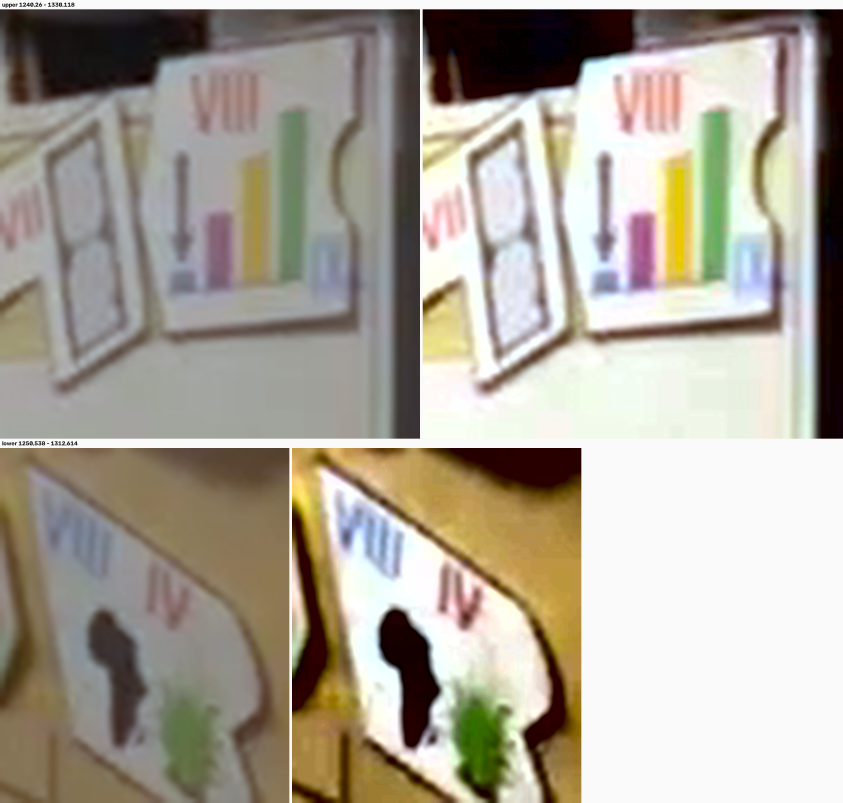
#> input picture tools/pieces/ANGLE2_CARDS.png, 2528 x 2408 px (shown at 1/3 size)
$ python emomatch2.py ANGLE2_CARDS.png 5
#> lines starting #> are read from the running program, lines starting #| are printed output that depends on the picture; after the words box and inside, x2 and y2 are one past the last pixel; in counts of white or black regions, pixels touching at a corner belong together
#!/usr/bin/env python3
"""Rank Noto emoji against a picture crop using colour histogram + shape mask.
usage: emomatch2.py CROP.png [topN]"""
import sys, numpy as np, cv2
from PIL import Image, ImageFont, ImageDraw
FONT='/usr/share/fonts/truetype/noto/NotoColorEmoji.ttf'; SZ=109
font=ImageFont.truetype(FONT,SZ)
CANDS=("😂 🤣 😅 🇴🇲 🇺🇸 🌨️ ☃️ ❄️ 🌧️ ⛅ ☁️ 🎀 🎗️ 🦋 🟥 🟫 🟧 🟦 🪟 🚪 🖼️ 🪞 📊 📈 📉 ⬇️ ⬆️ ➡️ 🗡️ "
       "📅 🗓️ 📆 🛼 ⛸️ 🛹 🧝 🎅 🧙 🧚 🪨 🦅 🦆 🐦 🦉 🌿 🌱 🌳 🌲 ☘️ 🍀 🥔 🥜 🌍 🌎 🌏 🏠 🏚️ ⛪ 🏭 "
       "🧱 🍫 📕 📗 📘 📙 🚩 🏳️ 🎌 🔋 🧴 🧃 🥤 🖊️ ✏️ 🕯️ 🌡️ 🔦 🎁 💼 📦 🪵 🧀 🍞 🥖 🏈 🥚 🦴 🍄").split()
def render(e):
    img=Image.new('RGBA',(SZ+40,SZ+40),(0,0,0,0)); ImageDraw.Draw(img).text((20,20),e,font=font,embedded_color=True)
    a=np.array(img)
    if a[...,3].max()==0: return None
    ys,xs=np.nonzero(a[...,3]>16)
    a=a[ys.min():ys.max()+1, xs.min():xs.max()+1]
    rgb=a[...,:3].astype(np.float32); al=a[...,3:4]/255.0
    comp=(rgb*al+255*(1-al)).astype(np.uint8)
    return cv2.cvtColor(comp,cv2.COLOR_RGB2BGR)
def prep(bgr, N=40):
    h,w=bgr.shape[:2]; s=N/max(h,w)
    r=cv2.resize(bgr,(max(1,int(w*s)),max(1,int(h*s))),interpolation=cv2.INTER_AREA)
    out=np.full((N,N,3),255,np.uint8)
    y0=(N-r.shape[0])//2; x0=(N-r.shape[1])//2
    out[y0:y0+r.shape[0], x0:x0+r.shape[1]]=r
    lab=cv2.cvtColor(out,cv2.COLOR_BGR2LAB).astype(np.float32)
    L,A,B=lab[...,0],lab[...,1]-128,lab[...,2]-128
    # chroma-normalise: print on paper is far less saturated than a font glyph
    C=np.hypot(A,B); c95=np.percentile(C,97)
    if c95>2: A=A*(45.0/c95); B=B*(45.0/c95); C=np.hypot(A,B)
    Lo,Lhi=np.percentile(L,3),np.percentile(L,99)
    L=np.clip((L-Lo)*(100.0/max(Lhi-Lo,1))*2.55,0,255)
    ink=((L<225)&((C>10)|(L<185)))                               # non-paper
    # colour histogram over ink pixels: 8 hue bins x 3 lightness bins
    hue=(np.degrees(np.arctan2(B,A))+360)%360
    hist=np.zeros(8*3+1,np.float32)
    if ink.sum()>0:
        hb=(hue[ink]//45).astype(int).clip(0,7); lb=(L[ink]//86).astype(int).clip(0,2)
        for a_,b_ in zip(hb,lb): hist[a_*3+b_]+=1
        hist/=ink.sum()
    hist[-1]=ink.mean()
    return hist, ink.astype(np.float32)
crop=cv2.imread(sys.argv[1]); topN=int(sys.argv[2]) if len(sys.argv)>2 else 10
#> further down, crop is the input picture: shape (2408, 2528, 3); mean B, G, R 151.1, 163.3, 169.9
f=crop.astype(np.float32).reshape(-1,3)
pap=f[np.argsort(f.sum(1))[-max(20,int(0.12*len(f))):]].mean(0)
#> pap = [249.9, 250.6, 249.6]
crop=np.clip(crop.astype(np.float32)*(np.array([240.,240.,240.])/np.maximum(pap,1)),0,255).astype(np.uint8)
ch,cm=prep(crop)
#> in prep, `C = np.hypot(A, B)`:
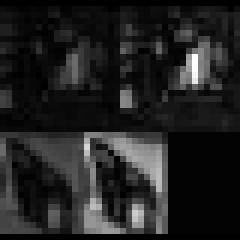
#> C: shape (40, 40) float32 (shown 6 times larger); min 0, max 68.36, mean 9.2; drawn with min black and max white
#> in prep, `c95 = np.percentile(C, 97)`: c95 = 40.2
#> in prep, `Lo,Lhi=np.percentile(L,3),np.percentile(L,99)`: Lo = 13.94; Lhi = 255
#> in prep, `ink=((L<225)&((C>10)|(L<185)))`:
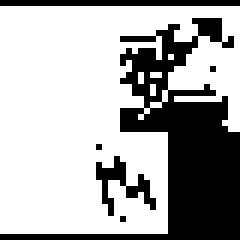
#> ink: shape (40, 40) bool (shown 6 times larger); 68.1% white; 6 black regions (3 under 20 px), largest, box (x1, y1, x2, y2) and area: (0, 3, 40, 40) 432, (0, 0, 40, 1) 40, (16, 26, 26, 36) 35
#> in prep, `hue=(np.degrees(np.arctan2(B,A))+360)%360`:
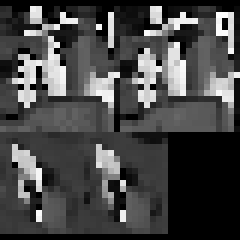
#> hue: shape (40, 40) float32 (shown 6 times larger); min 0, max 353.7, mean 97.8; drawn with min black and max white
#> in prep, `hb = (hue[ink] // 45).astype(int).clip(0, 7)`: hb = 1090 values, max 7 at index 5, min 0 at index 2, mean 2.06
#> in prep, `lb = (L[ink] // 86).astype(int).clip(0, 2)`: lb = 1090 values, max 2 at index 111, min 0 at index 40, mean 0.998
#> the loop in prep, `for a_,b_ in zip(hb,lb): hist[a_*3+b_]+=1` made 1090 passes
#> (a_, b_) on passes 1 to 3: (1, 1), (1, 1), (0, 1)
#> after the loop in prep, `for a_,b_ in zip(hb,lb): hist[a_*3+b_]+=1`: hist = 25 values, max 306 at index 4, min 0 at index 9, mean 43.6
#> in prep, `hist/=ink.sum()`: hist = 25 values, max 0.281 at index 4, min 0 at index 9, mean 0.04
#> ch = 25 values, max 0.681 at index 24, min 0 at index 9, mean 0.0672
rows=[]
for e in CANDS:
    b=render(e)
    if b is None: continue
    eh,em=prep(b)
    hs=float(np.minimum(ch,eh).sum())                        # histogram intersection
    a1=cm-cm.mean(); a2=em-em.mean()
    ss=float((a1*a2).sum()/(np.sqrt((a1*a1).sum()*(a2*a2).sum())+1e-6))
    rows.append((0.55*hs+0.45*max(ss,0), hs, ss, e))
#> this loop made 88 passes
#> (Lo in prep, hs, ss) on passes 1 to 12: (239, 0.412, 0.00183), (233, 0.234, 0.0215), (236, 0.462, -0.00669), (237, 0.33, 0.0432), (237, 0.33, 0.0432), (233, 0.234, 0.0215), (228, 0.355, -0.0168), (232, 0.392, 0.0297), (233, 0.234, 0.0215), (233, 0.234, 0.0215), (238, 0.244, -0.0173), (233, 0.234, 0.0215)
#> pass 1, in render, `a=np.array(img)`:
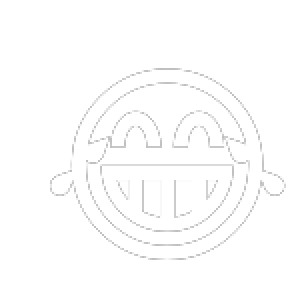
#> a: shape (149, 149, 4) (shown 2 times larger); mean R, G, B, A 49, 49, 49, 49; transparent parts drawn white
#> pass 1, in render, `a=a[ys.min():ys.max()+1, xs.min():xs.max()+1]`:
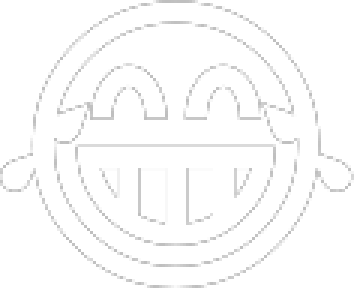
#> a: shape (96, 118, 4) (shown 3 times larger); mean R, G, B, A 96.1, 96.1, 96.1, 96.1; transparent parts drawn white
#> pass 1, in render, `rgb = a[..., :3].astype(np.float32)`:
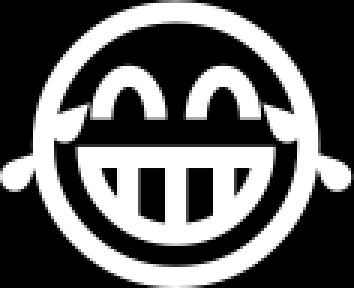
#> rgb: shape (96, 118, 3) float32 (shown 3 times larger); min 0, max 255, mean 96.1
#> after the loop:
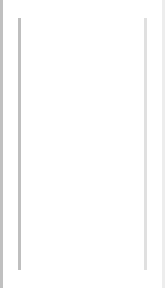
#> b: shape (96, 55, 3) (shown 3 times larger); min 191, max 255, mean 252
#> after the loop, rows = 88 items, first 6: (0.228, 0.412, 0.00183, '😂'), (0.138, 0.234, 0.0215, '🤣'), (0.254, 0.462, -0.00669, '😅'), (0.201, 0.33, 0.0432, '🇴🇲'), (0.201, 0.33, 0.0432, '🇺🇸'), (0.138, 0.234, 0.0215, '🌨️')
rows.sort(reverse=True)
for t,hs,ss,e in rows[:topN]: print(f'  {t:.3f}  (hist {hs:.2f} shape {ss:+.2f})  {e}')
#> this loop made 5 passes
#> (t, hs, ss, e) on passes 1 to 5: (0.254, 0.462, -0.00669, '😅'), (0.229, 0.392, 0.0297, '❄️'), (0.228, 0.412, 0.00183, '😂'), (0.223, 0.354, 0.0634, '✏️'), (0.201, 0.33, 0.0432, '🇺🇸')
#|   0.254  (hist 0.46 shape -0.01)  😅
#|   0.229  (hist 0.39 shape +0.03)  ❄️
#|   0.228  (hist 0.41 shape +0.00)  😂
#|   0.223  (hist 0.35 shape +0.06)  ✏️
#|   0.201  (hist 0.33 shape +0.04)  🇺🇸

$ run again, on tools/pieces/B6.png
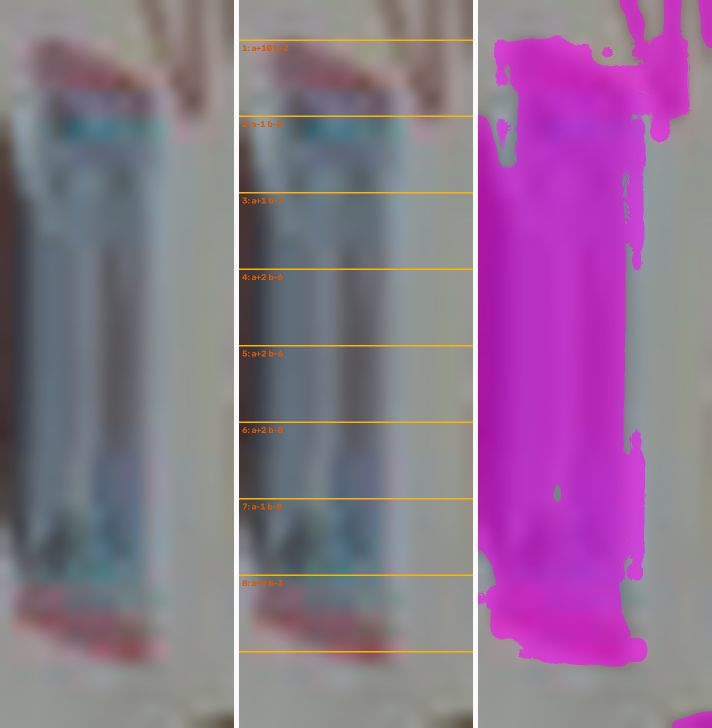
#> input picture tools/pieces/B6.png, 1424 x 1456 px (shown at 1/2 size)
#> crop is the input picture: shape (1456, 1424, 3); mean B, G, R 142.5, 114.5, 140.6
#> pap = [174.9, 143.1, 173.6]
#> c95 = 102.1
#> Lo = 129; Lhi = 255
#> in prep, `ink=((L<225)&((C>10)|(L<185)))`:
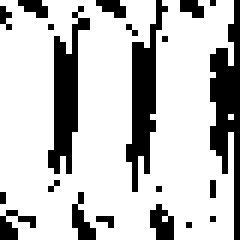
#> ink: shape (40, 40) bool (shown 6 times larger); 76% white; 21 black regions (18 under 20 px), largest, box (x1, y1, x2, y2) and area: (35, 0, 40, 40) 103, (21, 0, 28, 32) 91, (8, 1, 15, 29) 89
#> in prep, `hue=(np.degrees(np.arctan2(B,A))+360)%360`:
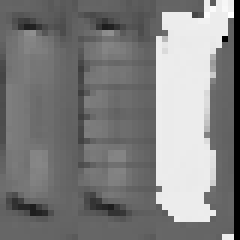
#> hue: shape (40, 40) float32 (shown 6 times larger); min 0, max 353.7, mean 178.1; drawn with min black and max white
#> hb = 1216 values, max 7 at index 22, min 0 at index 125, mean 3.92
#> lb = 1216 values, max 2 at index 0, min 0 at index 22, mean 0.941
#> the loop in prep, `for a_,b_ in zip(hb,lb): hist[a_*3+b_]+=1` made 1216 passes
#> (a_, b_) on passes 1 to 3: (3, 2), (3, 2), (3, 2)
#> after the loop in prep, `for a_,b_ in zip(hb,lb): hist[a_*3+b_]+=1`: hist = 25 values, max 287 at index 11, min 0 at index 2, mean 48.64
#> in prep, `hist/=ink.sum()`: hist = 25 values, max 0.236 at index 11, min 0 at index 2, mean 0.04
#> ch = 25 values, max 0.76 at index 24, min 0 at index 2, mean 0.0704
#> the loop `for e in CANDS:` made 88 passes
#> (Lo in prep, hs, ss) on passes 1 to 8: (239, 0.237, 0.0079), (233, 0.0729, -0.108), (236, 0.286, -0.00898), (237, 0.154, -0.0836), (237, 0.154, -0.0836), (233, 0.0729, -0.108), (228, 0.179, 0.047), (232, 0.216, 0.012)
#> after the loop `for e in CANDS:`: rows = 88 items, first 6: (0.134, 0.237, 0.0079, '😂'), (0.0401, 0.0729, -0.108, '🤣'), (0.157, 0.286, -0.00898, '😅'), (0.0848, 0.154, -0.0836, '🇴🇲'), (0.0848, 0.154, -0.0836, '🇺🇸'), (0.0401, 0.0729, -0.108, '🌨️')
#> the loop `for t,hs,ss,e in rows[:topN]: print(f'  {t:.3f}  (hist {hs:.2f} shape ..` made 5 passes
#> (t, hs, ss, e) on passes 1 to 5: (0.157, 0.286, -0.00898, '😅'), (0.134, 0.237, 0.0079, '😂'), (0.124, 0.216, 0.012, '❄️'), (0.12, 0.179, 0.047, '☃️'), (0.0982, 0.178, -0.0233, '✏️')
#> (printed output is left out)

$ run again, on tools/pieces/C6_806b.png
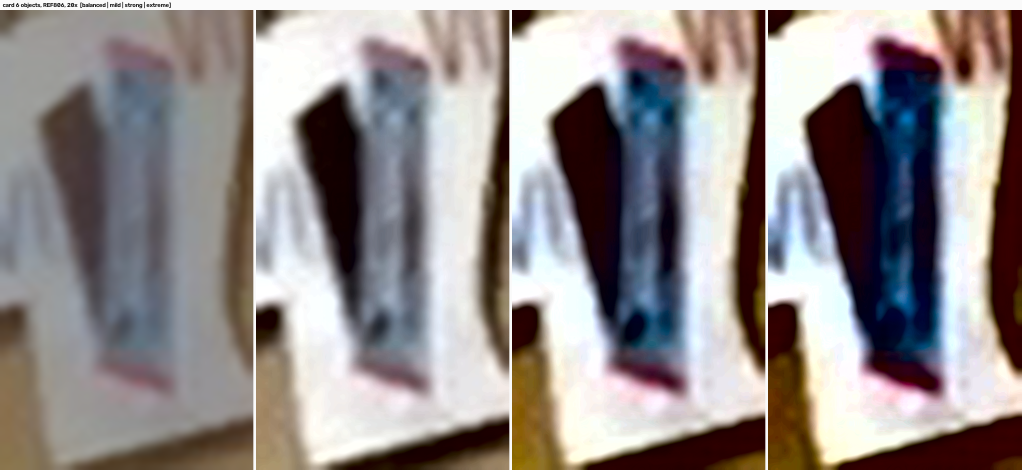
#> input picture tools/pieces/C6_806b.png, 3064 x 1410 px (shown at 1/3 size)
#> crop is the input picture: shape (1410, 3064, 3); mean B, G, R 140.7, 140.6, 147.2
#> pap = [250.4, 253.1, 250.4]
#> c95 = 23.72
#> Lo = 19.91; Lhi = 255
#> ink: shape (40, 40) bool; 35.3% white; 1 white region, box (x1, y1, x2, y2) and area: (0, 11, 40, 29) 565
#> in prep, `hue=(np.degrees(np.arctan2(B,A))+360)%360`:
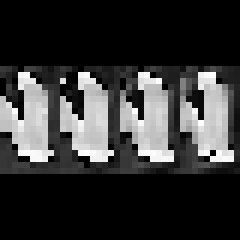
#> hue: shape (40, 40) float32 (shown 6 times larger); min 0, max 356.4, mean 72.2; drawn with min black and max white
#> hb = 565 values, max 7 at index 27, min 0 at index 3, mean 3.21
#> lb = 565 values, max 2 at index 11, min 0 at index 51, mean 0.802
#> the loop in prep, `for a_,b_ in zip(hb,lb): hist[a_*3+b_]+=1` made 565 passes
#> (a_, b_) on passes 1 to 3: (1, 1), (1, 1), (1, 1)
#> after the loop in prep, `for a_,b_ in zip(hb,lb): hist[a_*3+b_]+=1`: hist = 25 values, max 108 at index 4, min 0 at index 6, mean 22.6
#> in prep, `hist/=ink.sum()`: hist = 25 values, max 0.191 at index 4, min 0 at index 6, mean 0.04
#> ch = 25 values, max 0.353 at index 24, min 0 at index 6, mean 0.0541
#> the loop `for e in CANDS:` made 88 passes
#> (Lo in prep, hs, ss) on passes 1 to 8: (239, 0.434, 0.194), (233, 0.255, -0.00436), (236, 0.484, 0.0748), (237, 0.352, 0.111), (237, 0.352, 0.111), (233, 0.255, -0.00436), (228, 0.377, 0.083), (232, 0.414, 0.0873)
#> after the loop `for e in CANDS:`: rows = 88 items, first 6: (0.326, 0.434, 0.194, '😂'), (0.14, 0.255, -0.00436, '🤣'), (0.3, 0.484, 0.0748, '😅'), (0.243, 0.352, 0.111, '🇴🇲'), (0.243, 0.352, 0.111, '🇺🇸'), (0.14, 0.255, -0.00436, '🌨️')
#> the loop `for t,hs,ss,e in rows[:topN]: print(f'  {t:.3f}  (hist {hs:.2f} shape ..` made 5 passes
#> (t, hs, ss, e) on passes 1 to 5: (0.37, 0.375, 0.364, '✏️'), (0.326, 0.434, 0.194, '😂'), (0.3, 0.484, 0.0748, '😅'), (0.272, 0.303, 0.234, '➡️'), (0.267, 0.414, 0.0873, '❄️')
#> (printed output is left out)
